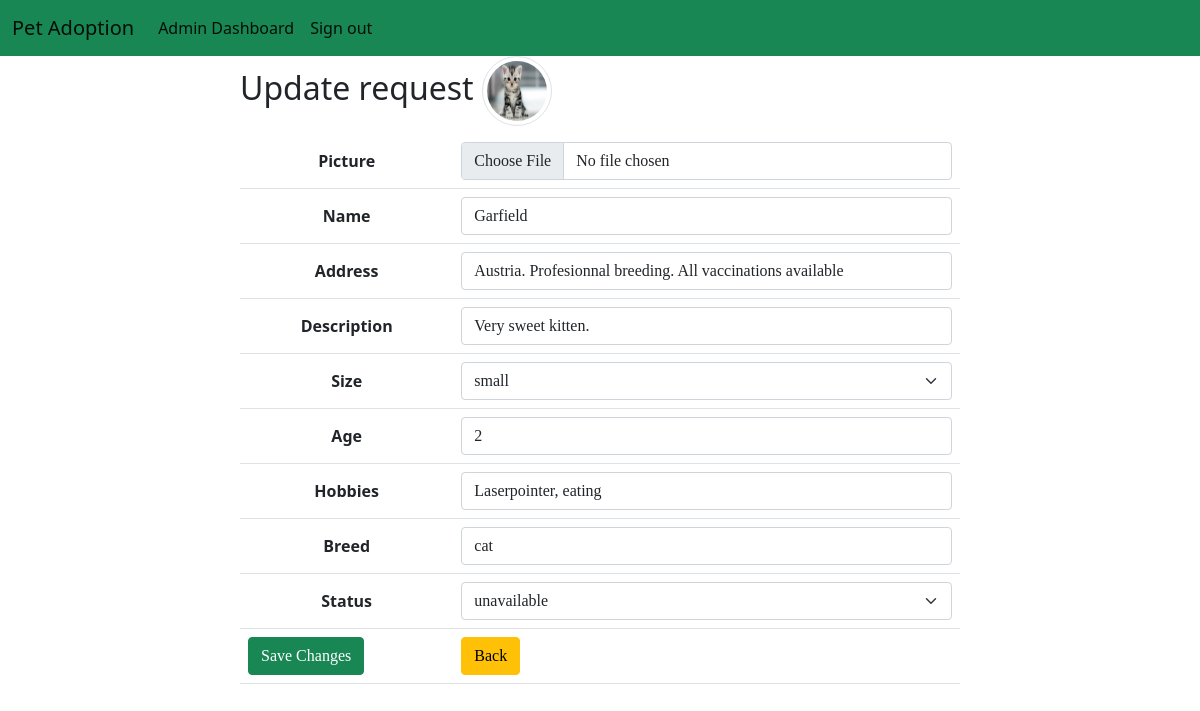
Page /products/update.php?animal_id=10 (signed in) on the committed database.
### tables this page shows
CREATE TABLE `animals` (
  `animal_id` int(11) NOT NULL,
  `name` varchar(255) NOT NULL,
  `picture` varchar(255) DEFAULT NULL,
  `orgin_and_treatment` varchar(255) NOT NULL,
  `description` varchar(255) NOT NULL,
  `size` enum('small','big') NOT NULL,
  `age` varchar(255) NOT NULL,
  `hobbies` varchar(255) NOT NULL,
  `breed` varchar(255) NOT NULL,
  `status` enum('available','unavailable') NOT NULL
);

### products/update.php (the view, shortened to what this page needs)
<?php
require_once '../components/db_connect.php';
if ($_GET['animal_id']) {
    $animal_id = $_GET['animal_id'];
    $sql = "SELECT * FROM animals WHERE animal_id = {$animal_id}";
    $result = mysqli_query($connect, $sql);
    if (mysqli_num_rows($result) == 1) {
        $data = mysqli_fetch_assoc($result);
        $name = $data['name'];
        $picture = $data['picture'];
        $orgin = $data['orgin_and_treatment'];
        $description = $data['description'];
        $size = $data['size'];
        $age = $data['age'];
        $hobbies = $data['hobbies'];
        $breed = $data['breed'];
        $status = $data['status'];
    } else {
        header("location: error.php");
    }
} else {
    header("location: error.php");
}
?>
<!DOCTYPE html>
<html>
    <head>
        <link rel="stylesheet" href="../style/style.css">
        <?php require_once '../components/boot.php'?>
    </head>
    <body>
    <?php require_once '../components/navigation3.php'?>
    <fieldset>
             <legend class='h2'>Update request <img class='img-thumbnail rounded-circle' src='pictures/<?php echo $picture ?>' alt="<?php echo $name ?>"></legend>
            <form action="actions/a_update.php"  method="post" enctype="multipart/form-data">
                <table class="table">
                <tr>
                        <th>Picture</th>
                        <td><input class='form-control' type="file" name="picture"  placeholder="Animal Picture" ></td>
                    </tr>
                    <tr>
                        <th>Name</th>
                        <td><input class='form-control' type="text" name="name"  placeholder="Animal Name" value="<?php echo $name ?>" ></td>
                    </tr>
                    <tr>
                        <th>Address</th>
                        <td><input class='form-control' type="text" name= "orgin_and_treatment" placeholder="Orgin and Treatment(like trainings or vaccaciantion etc.)" value ="<?php echo $orgin ?>" ></td>
                    </tr>
                    <tr>
                        <th>Description</th>
                        <td><input class='form-control' type="text" name="description" placeholder="description" value ="<?php echo $description ?>"></td>
                    </tr>
                    <tr>
                        <th>Size</th>
                        <td>
                            <select class='form-select' aria-label="Default select example" name="size" >
                            <option selected><?php echo $size ?></option>
                        </select></td>
                    </tr>
                    <tr>
                        <th>Age</th>
                        <td><input class='form-control' type="text" name="age" value ="<?php echo $age ?>" ></td>
                    </tr>
                    <tr>
                        <th>Hobbies</th>
                        <td><input class='form-control' type="text" name="hobbies" value ="<?php echo $hobbies ?>" ></td>
                    </tr>
                    <tr>
                        <th>Breed</th>
                        <td><input class='form-control' type="text" name="breed" value ="<?php echo $breed ?>" ></td>
                    </tr>
                    <tr>
                        <th>Status</th>
                        <td>
                            <select class='form-select' aria-label="Default select example" name="status" >
                            <option selected><?php echo $status ?></option>
                        </td>
                    </tr>
                    <tr>
                        <td><button class="btn btn-success" type= "submit">Save Changes</button></td>
                        <td><a href= "index.php"><button class="btn btn-warning" type="button">Back</button></a></td>
                    </tr>
                </table>
            </form>
        </fieldset>
    </body>
</html>

### style/style.css (style rules this page uses)
tr { text-align: center; vertical-align: middle; }
td, th { padding: 6px; border: 1px solid #ccc; text-align: left; }
td { font-family: "Segoe UI, sans-serif"; }
img { width: 150px; }
a:link, a:visited { text-decoration: none; }
.img-thumbnail { width: 70px ; height: 70px ; }

### products/update.php (style rules this page uses)
fieldset { margin: auto; width: 60% ; }
.img-thumbnail { width: 70px !important; height: 70px !important; }

### rows in the picture
animals: picture+name (picture), name "Garfield", orgin_and_treatment "Austria. Profesionnal breeding. All vaccinations available", description "Very sweet kitten.", size "small", age "2", hobbies "Laserpointer, eating", breed "cat", status "unavailable"
